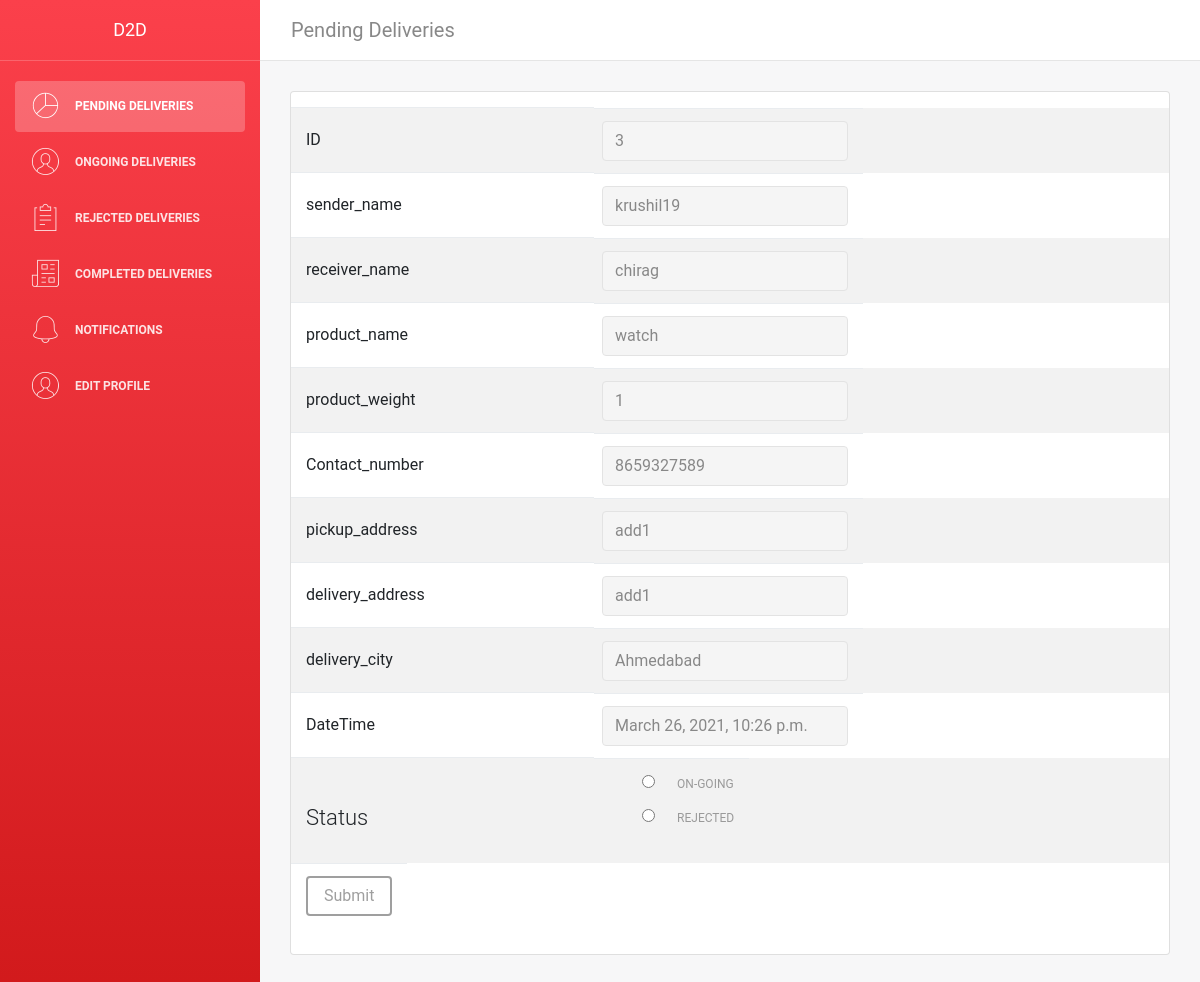
/delivery/viewpendingorders/3/ (signed in), run on the app's committed database.
### delivery_person/models.py (models this page shows)
class Order(models.Model):
    order_id = models.AutoField
    requester_name = models.CharField(max_length=50, default="")
    sender_name = models.CharField(max_length=50, default="")
    receiver_name = models.CharField(max_length=50, default="")
    product_name = models.CharField(max_length=50, default="")
    product_weight = models.CharField(max_length=50, default="")
    contact_number = models.CharField(max_length=12, default="")
    pickup_address = models.TextField(max_length=250, default="")
    delivery_address = models.TextField(max_length=250, default="")
    delivery_city = models.TextField(max_length=50, default="")
    DateTime =  models.DateTimeField(auto_now=True)

### D2D/decorators.py (the view)
        def wrapper_func(request, *args, **kwargs):
            group = None
            if request.user.groups.exists():
                group = request.user.groups.all()[0].name
            if group in allowed_roles:
                return view_func(request, *args, **kwargs)
            else:
                return HttpResponse('You are not authorized to view this page')

### delivery_person/views.py (called while the page is built)
@login_required(login_url='/D2D-Login?')
@allowed_users(allowed_roles=['Delivery_person'])
def viewpendingorders(request, pk_test):
    order = Order.objects.get(id=pk_test)
    return render(request, 'viewpendingorders.html', {'ord' : order})

### delivery_person/templates/viewpendingorders.html (shortened to what this page needs)
{% extends "deliveryperson/dashboard.html" %} {% load static %}
{% block content %}
<body>
    <div class="wrapper">
        <div class="sidebar" data-color="red">
            <div class="sidebar-wrapper">
                <div class="logo">
                    <a href="#" class="simple-text"> D2D </a>
                </div>
                <ul class="nav">
                    <li class="nav-item active">
                        <a class="nav-link" href="{% url 'delivery_dashboard' %}">
                            <i class="nc-icon nc-chart-pie-35"></i>
                            <p>Pending Deliveries</p>
                        </a>
                    </li>
                    <li>
                        <a class="nav-link" href="{% url 'ongoing' %}">
                            <i class="nc-icon nc-circle-09"></i>
                            <p>Ongoing Deliveries</p>
                        </a>
                    </li>
                    <li>
                        <a class="nav-link" href="  {% url 'rejected' %}">
                            <i class="nc-icon nc-notes"></i>
                            <p>Rejected Deliveries</p>
                        </a>
                    </li>
                    <li>
                        <a class="nav-link" href=" {% url 'completed' %}">
                            <i class="nc-icon nc-paper-2"></i>
                            <p>Completed Deliveries</p>
                        </a>
                    </li>
                    <li>
                        <a class="nav-link" href="  {% url 'notifications' %}">
                            <i class="nc-icon nc-bell-55"></i>
                            <p>Notifications</p>
                        </a>
                    </li>
                    <li>
                        <a class="nav-link" href="  {% url 'user' %}">
                            <i class="nc-icon nc-circle-09"></i>
                            <p>Edit Profile</p>
                        </a>
                    </li>
                </ul>
            </div>
        </div>
        <div class="main-panel">
            <nav class="navbar navbar-expand-lg" color-on-scroll="500">
                <div class="container-fluid">
                    <a class="navbar-brand" href="{% url 'delivery_dashboard' %}"> Pending Deliveries </a>
                    <div class="collapse navbar-collapse justify-content-end" id="navigation">
                        <ul class="nav navbar-nav mr-auto">
                            </ul>
                    </div>
                </div>
            </nav>
            <div class="content">
                <div class="container-fluid">
                    <div class="row">
                        <div class="col-md-12">
                            <div class="card strpied-tabled-with-hover">
                                <div class="card-body table-full-width table-responsive">
                                    <form method="post" action="{% url 'hendlepending' %}">
                                        <table class="table table-hover table-striped">
                                            <tbody>
                                                <tr>
                                                    <td>ID</td>
                                                    <td><input class="form-control" type="text" id="id" name="id" placeholder="{{ord.id}}" value="{{ord.id}}" readonly>
                                                    </td>
                                                </tr>
                                                <tr>
                                                    <td>sender_name</td>
                                                    <td><input class="form-control" text="text" id="sender_name" name="sender_name" value="{{ord.sender_name}}" placeholder="{{ord.sender_name}}" readonly></td>
                                                </tr>
                                                <tr>
                                                    <td>receiver_name</td>
                                                    <td><input class="form-control" text="text" id="receiver_name" name="receiver_name" value="{{ord.receiver_name}}{{ord.requester_name}}" placeholder="{{ord.receiver_name}}{{ord.requester_name}}" readonly></td>
                                                </tr>
                                                <tr>
                                                    <td>product_name</td>
                                                    <td><input class="form-control" text="text" id="product_name" name="product_name" value="{{ord.product_name}}" placeholder="{{ord.product_name}}" readonly></td>
                                                </tr>
                                                <tr>
                                                    <td>product_weight</td>
                                                    <td><input class="form-control" text="text" id="product_weight" name="product_weight" value="{{ord.product_weight}}" placeholder="{{ord.product_weight}}" readonly></td>
                                                </tr>
                                                <tr>
                                                    <td>Contact_number</td>
                                                    <td><input class="form-control" text="text" id="contact_number" name="contact_number" value="{{ord.contact_number}}" placeholder="{{ord.contact_number}}" readonly></td>
                                                </tr>
                                                <tr>
                                                    <td>pickup_address</td>
                                                    <td><input class="form-control" text="text" id="pickup_address" name="pickup_address" value="{{ord.pickup_address}}" placeholder="{{ord.pickup_address}}" readonly></td>
                                                </tr>
                                                <tr>
                                                    <td>delivery_address</td>
                                                    <td><input class="form-control" text="text" id="delivery_address" name="delivery_address" value="{{ord.delivery_address}}" placeholder="{{ord.delivery_address}}" readonly></td>
                                                </tr>
                                                <tr>
                                                    <td>delivery_city</td>
                                                    <td><input class="form-control" text="text" id="delivery_city" name="delivery_city" value="{{ord.delivery_city}}" placeholder="{{ord.delivery_city}}" readonly></td>
                                                </tr>
                                                <tr>
                                                    <td>DateTime</td>
                                                    <td><input class="form-control" text="text" id="DateTime" name="DateTime" value="{{ord.DateTime}}" placeholder="{{ord.DateTime}}" readonly></td>
                                                </tr>
                                                <tr>
                                                    <td>
                                                        <h4>Status</h4>
                                                    </td>
                                                    <td>
                                                        <div class="cutom-control custom-radio " style="margin-left:20px;">
                                                            <div class="form-check">
                                                                <input class="form-check-input" type="radio" style="margin-left:20px;" name="status" id="OnGoing" value="OnGoing" >
                                                                <label class="form-check-label" style="margin-left:20px;" for="OnGoing">
                                                        On-Going
                                                </label>
                                                            </div>
                                                            <div class="form-check">
                                                                <input class="form-check-input" type="radio" style="margin-left:20px;" name="status" id="Rejected" value="Rejected">
                                                                <label class="form-check-label" style="margin-left:20px;" for="Rejected">
                                                Rejected
                                            </label>
                                                    </td>
                                                </tr>
                                                <td>
                                                    <button class="btn btn-dark" class="form-control" type="submit" name="submit ">Submit</button></td>
                                        </tbody>
                                    </table>
                                        </form>
                                </div>
                            </div>
                                    </div>
                                </div>
                            </div>
                        </div>
                    </div>
                </div>
            {% endblock %}

### data on the page
Order: id "3", sender_name "krushil19", receiver_name "chirag", product_name "watch", product_weight "1", contact_number "8659327589", pickup_address "add1", delivery_address "add1", delivery_city "Ahmedabad", DateTime "March 26, 2021, 10:26 p.m."
